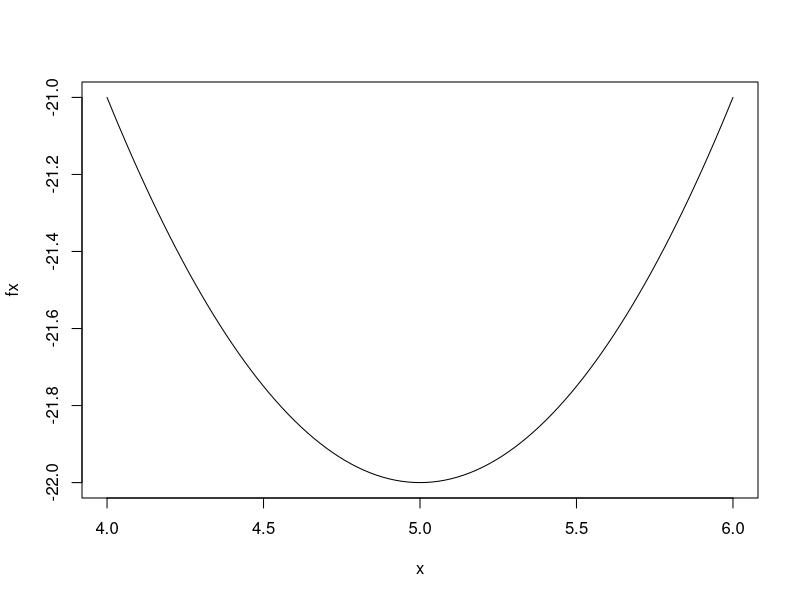

Recreate this plot in R. (Note: a time limit stopped this script after it produced the figure.)
# ============= Example 1: Simple grandient descent with 1 variable ================

rm(list = ls())

# function f(x) = x^2 - 10x + 3
# x.min = -b/2a = 5

fx <- function(x)
{
    y = x^2 - 10 * x + 3
    return (y)
}

# derivative of f(x)
# df = x^2 - 10

df <- function(x)
{
    y = x*2 - 10
    return (y)
}

plot(fx, xlim = c(4, 6))

# pseudo code:

# set initial
# set convergence condition
# loop: 
while(1)
{
    # algorithm
    # ...
    # if (converge)
    # {
    #     break
    # }
}




# initial points (guess)
x0 = 6
points(x0, fx(x0), col = "red")

# step length
alpha = 0.2

# condition to terminate the algorithm
epsilon = 0.0001

# step count
step = 1

while(1)
{
    cat("Calculating, step ", step, '\n', sep = "")
    # update x
    x1 = x0 - alpha * df(x0)
    
    # check convergence
    if (abs(fx(x1) - fx(x0)) < epsilon)
    {
        # converged, output some information
        cat("x = ", x1, '\n', sep='')
        cat("Final step: ", step, '\n', sep='')
        break
    }
    
    points(x1, fx(x1), col = "red")
    
    # update x
    x0 = x1
    step = step + 1
#     Sys.sleep(1.2)
}


# ======================= Example 2: Local extrema ===================

rm(list = ls())

# f(x) = x * sin(x)

fx2 <- function(x)
{
    y = x * sin(x)
    return (y)
}


df2 <- function(x)
{
    y = sin(x) + x * cos(x)
    return (y)
}

plot(fx2, xlim = c(-20, 20), main = "f(x) = x*sin(x)")

plot(fx2, xlim = c(2, 13), main = "f(x) = x*sin(x)")

x0 = 7.5    # try 2, 6, 7, 8
points(x0, fx2(x0), col = "blue")

alpha = 0.1
epsilon = 0.0001
step = 1

while(1)
{
    x1 = x0 - alpha * df2(x0)
    if (abs(fx2(x1) - fx2(x0)) < epsilon)
    {
        cat("x = ", x1, '\n', sep='')
        cat("Final step: ", step, '\n', sep='')
        break;
    }
    points(x1, fx2(x1),  col = "red")
    x0 = x1
    step = step + 1
}



# ========================= Gradient Descent and Linear Regression =======================

rm(list = ls()) 
x0 <- c(1,1,1,1,1) # column of 1's
x1 <- c(1,2,3,4,5) # original x-values

x <- cbind(x0,x1)
y <- as.matrix(c(3,7,5,11,14))

plot(y ~ x1)

# number of elements
m <- nrow(y)

# define the gradient function dJ/dtheata: 1/m * (y^hat-y))*x where y^hat = x*beta
# in matrix form this is as follows:
grad <- function(x, y, beta) {
    gradient <- (1/m) * ( t(x) %*% ((x %*% t(beta)) - y) )
    return(t(gradient))
}

# define gradient descent update algorithm
grad.descent <- function(x, maxit){
    beta <- matrix(c(0, 0), nrow=1) # Initialize the parameters
    
    alpha = .05 # set learning rate
    for (i in 1:maxit) {
        beta <- beta - alpha  * grad(x, y, beta)   
    }
    return(beta)
}

# results 
grad.descent(x,1000)
beta <- grad.descent(x,1000)
abline(beta, col = 'red')

# analytical results with matrix algebra
# so-called normal equation
solve( t(x) %*% x ) %*% t(x) %*% y

# results using canned lm function match results above
m1 <- lm(y ~ x[, 2])
summary(m1)

# compare with theoretical value
coef(m1)







########### FYI ####################
# matrix munipulation

a <- matrix(1:9, 3, 3, byrow = T)
b <- matrix(1:12, 3, 4, byrow = T)
a; b

# transpose
t(a)
t(b)

# matrix multiplication
c <- a %*% b

# inverse
diag(a) <- c(3, 3, 3)
a
solve(a)

###############################
